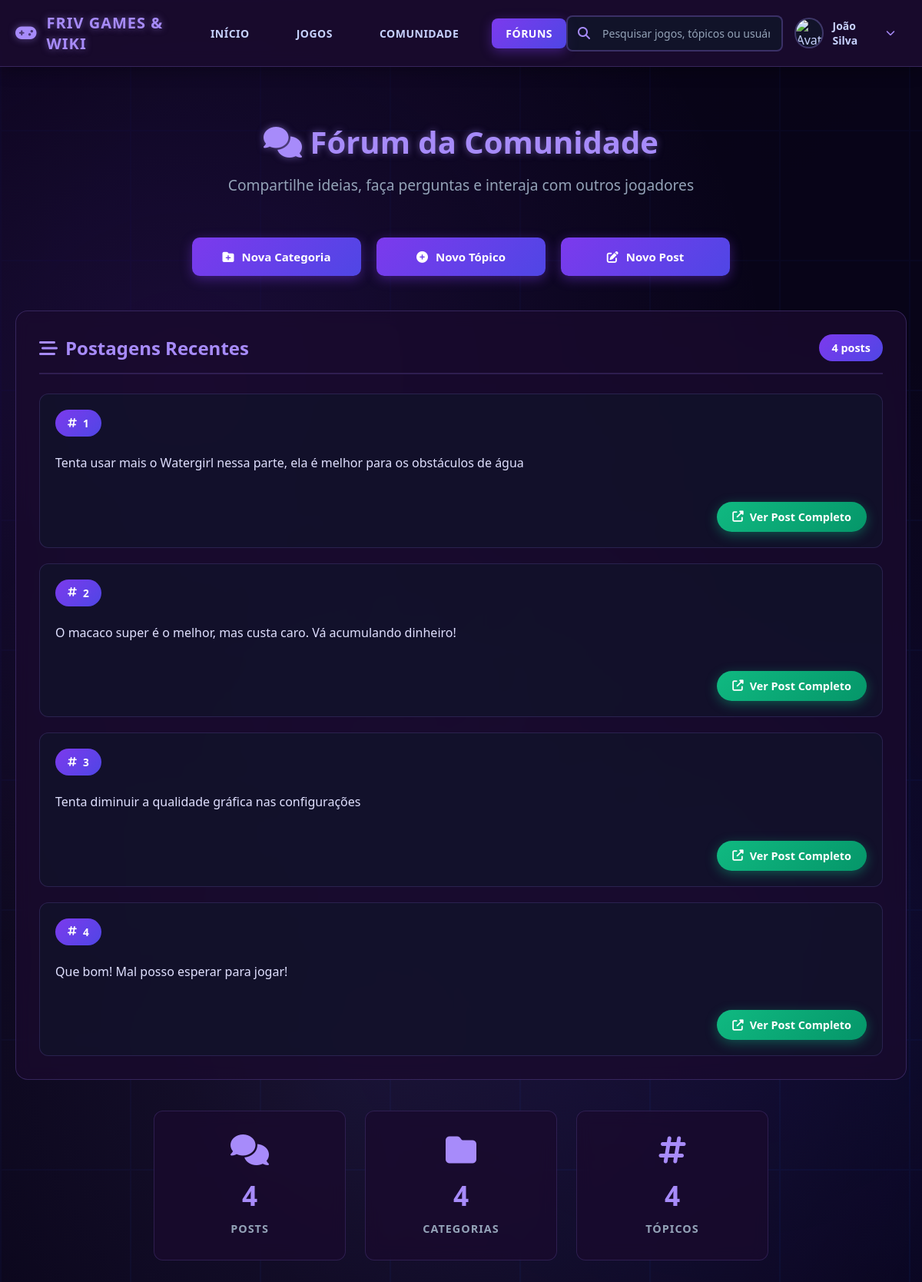
The page /foruns.php (signed in) on the database its author committed.
### tables this page shows
CREATE TABLE IF NOT EXISTS `post_forun` (
  `idpost_forun` INT NOT NULL AUTO_INCREMENT,
  `conteudo` VARCHAR(255) NULL,
  `usuario_idusuario` INT NOT NULL,
  `topico_forun_idtopico_forun` INT NOT NULL,
  PRIMARY KEY (`idpost_forun`, `usuario_idusuario`, `topico_forun_idtopico_forun`),
  INDEX `fk_post_forun_usuario1_idx` (`usuario_idusuario` ASC) VISIBLE,
  INDEX `fk_post_forun_topico_forun1_idx` (`topico_forun_idtopico_forun` ASC) VISIBLE,
  UNIQUE INDEX `idpost_forun_UNIQUE` (`idpost_forun` ASC) VISIBLE,
  CONSTRAINT `fk_post_forun_usuario1`
    FOREIGN KEY (`usuario_idusuario`)
    REFERENCES `usuario` (`idusuario`)
    ON DELETE CASCADE
    ON UPDATE NO ACTION,
  CONSTRAINT `fk_post_forun_topico_forun1`
    FOREIGN KEY (`topico_forun_idtopico_forun`)
    REFERENCES `topico_forun` (`idtopico_forun`)
    ON DELETE CASCADE
    ON UPDATE NO ACTION);

### controle/funcoes.php (called while the page is built, shortened)
<?php
function listarCategoria($conexao)
{
    $sql = "SELECT * FROM categoria_forun";
    $comando = mysqli_prepare($conexao, $sql);
    mysqli_stmt_execute($comando);
    $resultado = mysqli_stmt_get_result($comando);
    $lista_categoria = [];
    while ($categoria = mysqli_fetch_assoc($resultado)) {
        $lista_categoria[] = $categoria;
    }
    return $lista_categoria;
}
function listarTopico($conexao)
{
    $sql = "SELECT * FROM topico_forun";
    $comando = mysqli_prepare($conexao, $sql);
    mysqli_stmt_execute($comando);
    $resultado = mysqli_stmt_get_result($comando);
    $lista_topico = [];
    while ($topico = mysqli_fetch_assoc($resultado)) {
        $lista_topico[] = $topico;
    }
    return $lista_topico;
}
function listarPost($conexao)
{
    $sql = "SELECT * FROM post_forun";
    $comando = mysqli_prepare($conexao, $sql);
    mysqli_stmt_execute($comando);
    $resultado = mysqli_stmt_get_result($comando);
    $lista_post = [];
    while ($post = mysqli_fetch_assoc($resultado)) {
        $lista_post[] = $post;
    }
    return $lista_post;
}
?>

### public/foruns.php (the view, shortened to what this page needs)
<?php
require_once "../controle/conexao.php";
require_once "../controle/funcoes.php";
?>
<!DOCTYPE html>
<html lang="pt-br">
<head>
    <link rel="stylesheet" href="https://cdnjs.cloudflare.com/ajax/libs/font-awesome/6.4.0/css/all.min.css">
    <link rel="stylesheet" href="./estilo/cabeçalho.css">
    <link rel="stylesheet" href="./estilo/estilo_foruns.css">
</head>
<?php include 'cabeçalho.php'; ?>
<body>
    <div class="forum-container">
        <div class="forum-header">
            <h1 class="page-title">
                <i class="fas fa-comments"></i>
                Fórum da Comunidade
            </h1>
            <p class="forum-subtitle">Compartilhe ideias, faça perguntas e interaja com outros jogadores</p>
        </div>
        <div class="forum-actions">
            <a href="./cadastrarcategoria.php" class="nav-button">
                <i class="fas fa-folder-plus"></i>
                Nova Categoria
            </a>
            <a href="./cadastrartopico.php" class="nav-button">
                <i class="fas fa-plus-circle"></i>
                Novo Tópico
            </a>
            <a href="./cadastrarpost.php" class="nav-button">
                <i class="fas fa-edit"></i>
                Novo Post
            </a>
        </div>
        <div class="posts-section">
            <div class="section-header">
                <h2>
                    <i class="fas fa-stream"></i>
                    Postagens Recentes
                </h2>
                <span class="posts-count"><?php echo count(listarPost($conexao)); ?> posts</span>
            </div>
            <div class="posts-list">
                <?php
                $posts = listarPost($conexao);
                if (empty($posts)) {
                    echo '
                    <div class="no-posts">
                        <i class="far fa-comment-dots"></i>
                        <h3>Nenhuma postagem ainda</h3>
                        <p>Seja o primeiro a compartilhar algo na comunidade!</p>
                        <a href="./cadastrarpost.php" class="nav-button">
                            <i class="fas fa-edit"></i>
                            Criar Primeiro Post
                        </a>
                    </div>';
                } else {
                    foreach ($posts as $post) {
                        $post_id = $post['idpost_forun'];
                        $topico_nome = htmlspecialchars($post['topico_forun_idtopico_forun']);
                        $conteudo = htmlspecialchars($post['conteudo']);
                        $conteudo_preview = strlen($conteudo) > 150 ? substr($conteudo, 0, 150) . '...' : $conteudo;
                        echo '
                        <div class="post-item">
                            <div class="post-main">
                                <div class="post-topic-badge">
                                    <i class="fas fa-hashtag"></i>
                                    ' . $topico_nome . '
                                </div>
                                <div class="post-content-preview">
                                    ' . $conteudo_preview . '
                                </div>
                                <div class="post-actions">
                                    <a href="post_individual.php?id=' . $post_id . '" class="post-link">
                                        <i class="fas fa-external-link-alt"></i>
                                        Ver Post Completo
                                    </a>
                                </div>
                            </div>
                        </div>';
                    }
                }
                ?>
            </div>
        </div>
        <div class="forum-stats">
            <div class="stat-card">
                <i class="fas fa-comments"></i>
                <div class="stat-info">
                    <span class="stat-number"><?php echo count(listarPost($conexao)); ?></span>
                    <span class="stat-label">Posts</span>
                </div>
            </div>
            <div class="stat-card">
                <i class="fas fa-folder"></i>
                <div class="stat-info">
                    <span class="stat-number"><?php echo count(listarCategoria($conexao)); ?></span>
                    <span class="stat-label">Categorias</span>
                </div>
            </div>
            <div class="stat-card">
                <i class="fas fa-hashtag"></i>
                <div class="stat-info">
                    <span class="stat-number"><?php echo count(listarTopico($conexao)); ?></span>
                    <span class="stat-label">Tópicos</span>
                </div>
            </div>
        </div>
    </div>
</body>
</html>

### public/estilo/cabeçalho.css (style rules this page uses)
.nav-button { display: block; padding: 12px 15px; text-decoration: none; color: #c7d2fe; border-radius: 6px; transition: all 0.3s; text-align: center; margin: 5px 0; font-weight: 500; font-size: 14px; }

### public/estilo/estilo_foruns.css (style rules this page uses)
* { margin: 0; padding: 0; box-sizing: border-box; font-family: 'Segoe UI', Tahoma, Geneva, Verdana, sans-serif; }
body { background-size: cover; background-blend-mode: overlay; min-height: 100vh; color: #e0e0ff; position: relative; }
body::after { content: ""; position: absolute; top: 0; left: 0; width: 100%; height: 100%; background: radial-gradient(circle at 20% 30%, rgba(124, 58, 237, 0.15) 0%, transparent 50%), radial-gradient(circle at 80% 70%, rgba(79, 70, 229, 0.1) 0%, transparent 50%), radial-gradient(circle at 40% 80%, rgba(167, 139, 250, 0.1) 0%, transparent 50%); animation: pulse 15s ease-in-out infinite; z-index: 0; }
body::before { content: ""; position: absolute; top: 0; left: 0; width: 100%; height: 100%; background: rgba(10, 5, 25, 0.7); z-index: 0; }
body > *:not(.navbar) { position: relative; z-index: 1; }
.nav-button { display: inline-flex; align-items: center; justify-content: center; gap: 10px; background: linear-gradient(135deg, #7c3aed 0%, #4f46e5 100%); color: white; text-decoration: none; padding: 15px 25px; border-radius: 10px; font-weight: 600; transition: all 0.3s; box-shadow: 0 4px 15px rgba(124, 58, 237, 0.4); border: none; cursor: pointer; font-size: 15px; min-width: 180px; text-align: center; flex: 1; max-width: 220px; }
.forum-actions { display: flex; justify-content: center; align-items: center; gap: 20px; margin: 30px auto 40px; max-width: 800px; padding: 0 20px; flex-wrap: wrap; }
.page-title { text-align: center; color: #a78bfa; font-size: 2.5rem; margin: 30px 0 15px; text-shadow: 0 0 10px rgba(167, 139, 250, 0.5); font-weight: 700; }
.post-link { display: inline-flex; align-items: center; gap: 8px; background: linear-gradient(135deg, #10b981 0%, #059669 100%); color: white; text-decoration: none; padding: 10px 20px; border-radius: 20px; font-size: 0.9rem; font-weight: 600; transition: all 0.3s; box-shadow: 0 4px 15px rgba(16, 185, 129, 0.4); }
.forum-container { max-width: 1200px; margin: 0 auto; padding: 20px; position: relative; z-index: 1; }
.forum-header { text-align: center; margin-bottom: 20px; padding: 20px 0; }
.forum-subtitle { color: #94a3b8; font-size: 1.2rem; margin-top: 5px; }
.posts-section { background: rgba(26, 11, 46, 0.8); border-radius: 16px; padding: 30px; margin-bottom: 30px; border: 1px solid rgba(101, 78, 163, 0.4); backdrop-filter: blur(10px); }
.section-header { display: flex; justify-content: space-between; align-items: center; margin-bottom: 25px; padding-bottom: 15px; border-bottom: 2px solid rgba(101, 78, 163, 0.3); }
.section-header h2 { color: #a78bfa; font-size: 1.5rem; display: flex; align-items: center; gap: 10px; }
.posts-count { background: linear-gradient(135deg, #7c3aed 0%, #4f46e5 100%); color: white; padding: 8px 16px; border-radius: 20px; font-size: 0.9rem; font-weight: 600; }
.posts-list { display: flex; flex-direction: column; gap: 20px; }
.post-item { background: rgba(15, 23, 42, 0.6); border-radius: 12px; padding: 20px; border: 1px solid rgba(101, 78, 163, 0.3); transition: all 0.3s ease; position: relative; }
.post-main { display: flex; flex-direction: column; gap: 12px; }
.post-topic-badge { background: linear-gradient(135deg, #7c3aed 0%, #4f46e5 100%); color: white; padding: 8px 16px; border-radius: 20px; font-size: 0.85rem; font-weight: 600; align-self: flex-start; display: flex; align-items: center; gap: 8px; }
.post-content-preview { color: #e0e0ff; line-height: 1.6; font-size: 1rem; margin: 10px 0; }
.post-actions { display: flex; justify-content: flex-end; margin-top: 15px; }
.forum-stats { display: grid; grid-template-columns: repeat(auto-fit, minmax(200px, 1fr)); gap: 25px; margin: 40px auto 30px; max-width: 800px; }
.stat-card { background: rgba(26, 11, 46, 0.8); border-radius: 12px; padding: 30px 25px; text-align: center; border: 1px solid rgba(101, 78, 163, 0.3); backdrop-filter: blur(10px); transition: all 0.3s ease; }
.stat-card i { font-size: 2.5rem; color: #a78bfa; margin-bottom: 15px; }
.stat-number { display: block; font-size: 2.2rem; font-weight: 700; color: #a78bfa; margin-bottom: 8px; }
.stat-label { color: #94a3b8; font-size: 0.9rem; font-weight: 600; text-transform: uppercase; letter-spacing: 1px; }

### rows shown on the page
post_forun: topico_forun_idtopico_forun "1", conteudo "Tenta usar mais o Watergirl nessa parte, ela é melhor para os obstáculos de água"
post_forun: topico_forun_idtopico_forun "2", conteudo "O macaco super é o melhor, mas custa caro. Vá acumulando dinheiro!"
post_forun: topico_forun_idtopico_forun "3", conteudo "Tenta diminuir a qualidade gráfica nas configurações"
post_forun: topico_forun_idtopico_forun "4", conteudo "Que bom! Mal posso esperar para jogar!"

### other values the page prints
$_SESSION['nome'] "João Silva"
count(listarPost($conexao)) "4"
count(listarCategoria($conexao)) "4"
count(listarTopico($conexao)) "4"
